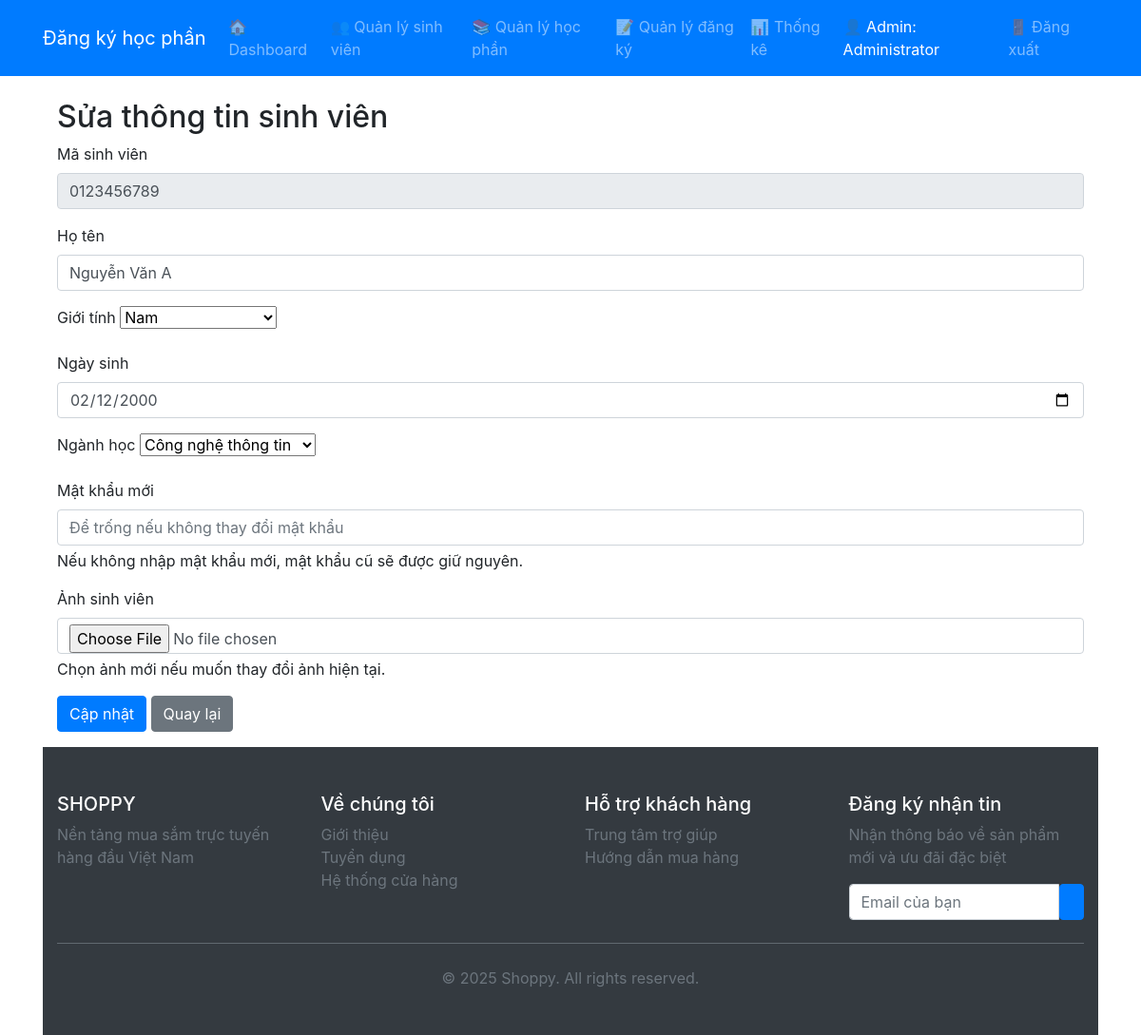
Page /index.php?controller=admin&action=suaSinhVien&id=0123456789 (signed in) on the committed database.
### tables this page shows
CREATE TABLE SinhVien (
    MaSV CHAR(10) PRIMARY KEY,
    HoTen NVARCHAR(50) NOT NULL,
    GioiTinh NVARCHAR(5),
    NgaySinh DATE,
    Hinh VARCHAR(50),
    MaNganh CHAR(4),
    MatKhau VARCHAR(32) NOT NULL,   
    FOREIGN KEY (MaNganh) REFERENCES NganhHoc(MaNganh)
);

CREATE TABLE NganhHoc (
    MaNganh CHAR(4) PRIMARY KEY,
    TenNganh NVARCHAR(30)
);

### app/controllers/AdminController.php (called while the page is built, shortened)
<?php
require_once __DIR__ . '/../models/SinhVienModel.php';
require_once __DIR__ . '/../models/NganhHocModel.php';
class AdminController {
    private $sinhVienModel;
    private $nganhHocModel;
    public function __construct($db) {
        $this->sinhVienModel = new SinhVienModel($db);
        $this->nganhHocModel = new NganhHocModel($db);
    }
    public function suaSinhVien() {
        $id = $_GET['id'] ?? null;
        try {
            $sinhVien = $this->sinhVienModel->getById($id);
            $dsNganh = $this->nganhHocModel->getAll()->fetchAll(PDO::FETCH_ASSOC);
            require __DIR__ . '/../views/admin/sinhvien/edit.php';
        } catch (Exception $e) {
            $_SESSION['error'] = "Lỗi: " . $e->getMessage();
            header("Location: index.php?controller=admin&action=quanLySinhVien");
            exit();
        }
    }
}

### index.php (called while the page is built, shortened)
<?php
$database = new Database();
$db = $database->getConnection();
$action = $_GET['action'] ?? 'login';
$controllerInstance = new $controllerName($db);
$params = [];
if (isset($_GET['id'])) {
    $params[] = $_GET['id'];
}
call_user_func_array([$controllerInstance, $action], $params);
?>

### app/models/SinhVienModel.php (called while the page is built, shortened)
<?php
class SinhVienModel {
    private $conn;
    public function __construct($db) {
        $this->conn = $db;
    }
    public function getById($id) {
        $query = "SELECT sv.*, nh.TenNganh
                 FROM SinhVien sv
                 LEFT JOIN NganhHoc nh ON sv.MaNganh = nh.MaNganh
                 WHERE sv.MaSV = ?";
        $stmt = $this->conn->prepare($query);
        $stmt->execute([$id]);
        return $stmt->fetch(PDO::FETCH_ASSOC);
    }
}

### app/models/NganhHocModel.php (called while the page is built, shortened)
<?php
class NganhHocModel
{
    private $conn;
    private $table_name = "NganhHoc";
    public function __construct($db)
    {
        $this->conn = $db;
    }
    public function getAll()
    {
        $query = "SELECT * FROM " . $this->table_name;
        $stmt = $this->conn->prepare($query);
        $stmt->execute();
        return $stmt;
    }
}

### app/views/admin/sinhvien/edit.php (the view, shortened to what this page needs)
<?php require_once __DIR__ . '/../../shares/header.php'; ?>
<div class="container mt-4">
    <h2>Sửa thông tin sinh viên</h2>
    <form action="index.php?controller=admin&action=suaSinhVien&id=<?php echo htmlspecialchars($sinhVien['MaSV']); ?>"
          method="POST"
          enctype="multipart/form-data">
        <div class="mb-3">
            <label for="MaSV" class="form-label">Mã sinh viên</label>
            <input type="text" class="form-control" id="MaSV" value="<?php echo htmlspecialchars($sinhVien['MaSV']); ?>" readonly>
        </div>
        <div class="mb-3">
            <label for="HoTen" class="form-label">Họ tên</label>
            <input type="text" class="form-control" id="HoTen" name="HoTen"
                   value="<?php echo htmlspecialchars($sinhVien['HoTen']); ?>" required>
        </div>
        <div class="mb-3">
            <label for="GioiTinh" class="form-label">Giới tính</label>
            <select class="form-select" id="GioiTinh" name="GioiTinh" required>
                <option value="Nam" <?php echo $sinhVien['GioiTinh'] == 'Nam' ? 'selected' : ''; ?>>Nam</option>
            </select>
        </div>
        <div class="mb-3">
            <label for="NgaySinh" class="form-label">Ngày sinh</label>
            <input type="date" class="form-control" id="NgaySinh" name="NgaySinh"
                   value="<?php echo htmlspecialchars($sinhVien['NgaySinh']); ?>">
        </div>
        <div class="mb-3">
            <label for="MaNganh" class="form-label">Ngành học</label>
            <select class="form-select" id="MaNganh" name="MaNganh" required>
                <?php foreach ($dsNganh as $nganh): ?>
                    <option value="<?php echo htmlspecialchars($nganh['MaNganh']); ?>"
                            <?php echo $sinhVien['MaNganh'] == $nganh['MaNganh'] ? 'selected' : ''; ?>>
                        <?php echo htmlspecialchars($nganh['TenNganh']); ?>
                    </option>
                <?php endforeach; ?>
            </select>
        </div>
        <div class="mb-3">
            <label for="MatKhau" class="form-label">Mật khẩu mới</label>
            <input type="password" class="form-control" id="MatKhau" name="MatKhau"
                   placeholder="Để trống nếu không thay đổi mật khẩu">
            <div class="form-text">Nếu không nhập mật khẩu mới, mật khẩu cũ sẽ được giữ nguyên.</div>
        </div>
        <div class="mb-3">
            <label for="Hinh" class="form-label">Ảnh sinh viên</label>
            <input type="file" class="form-control" id="Hinh" name="Hinh" accept="image/*">
            <div class="form-text">Chọn ảnh mới nếu muốn thay đổi ảnh hiện tại.</div>
        </div>
        <div class="mb-3">
            <button type="submit" class="btn btn-primary">
                <i class="fas fa-save"></i> Cập nhật
            </button>
            <a href="index.php?controller=admin&action=quanLySinhVien" class="btn btn-secondary">
                <i class="fas fa-arrow-left"></i> Quay lại
            </a>
        </div>
    </form>
</div>
<?php require_once __DIR__ . '/../../shares/footer.php'; ?>

### rows in the picture
sinhvien: MaSV "0123456789", HoTen "Nguyễn Văn A", GioiTinh "Nam", NgaySinh "02/12/2000", MaNganh "Công nghệ thông tin"

### other values in the picture
$_SESSION['TenAdmin'] "Administrator"
